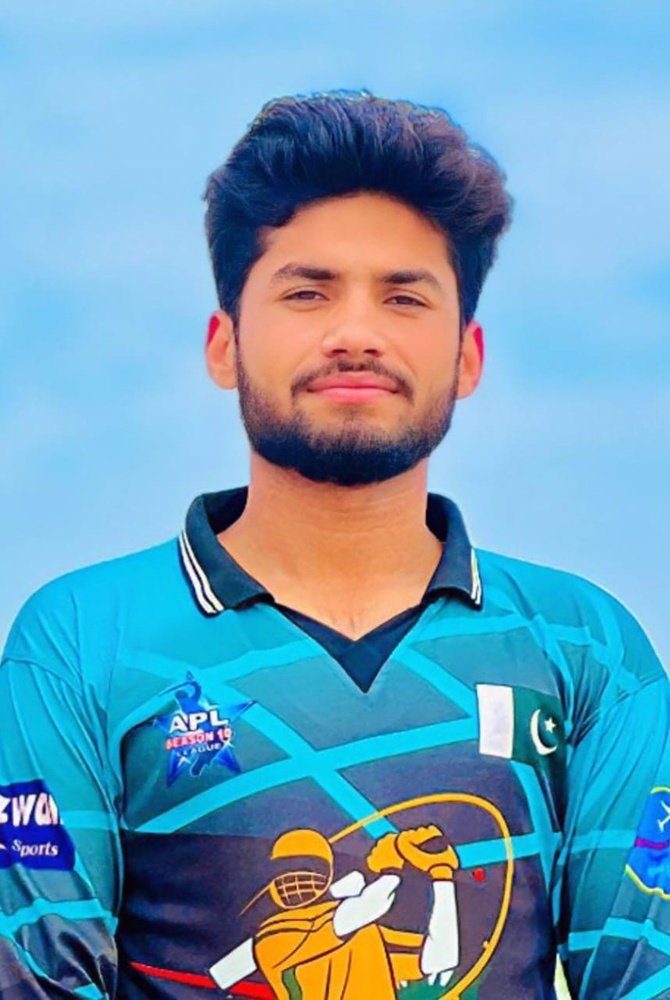
#> input picture Be Comfortable With Images/img1.jpg, 670 x 1000 px, shrunk from 858 x 1280 before the run
$ jupyter execute Swap_Image_Channels.ipynb
#> lines starting #> are read from the running program, lines starting #| are printed output that depends on the picture
[cell 1]
# Step 1: Read image, show in notebook, and print basic numeric info
import cv2
import matplotlib.pyplot as plt

# replace with your file name or full path if needed
img_path = "img1.jpg"

# read (OpenCV reads as BGR)
img_bgr = cv2.imread(img_path)
#> img_bgr is the input picture: shape (1000, 670, 3); mean B, G, R 183.7, 157.9, 107.9

# safety check
if img_bgr is None:
    raise FileNotFoundError(f"Image not found at: {img_path}  -- check path!")

# basic numeric info
print("type:", type(img_bgr))
#| type: <class 'numpy.ndarray'>
print("shape (H, W, C):", img_bgr.shape)   # e.g. (480, 640, 3)
#| shape (H, W, C): (1000, 670, 3)
print("dtype:", img_bgr.dtype)             # usually uint8
#| dtype: uint8
print("min/max pixel value:", img_bgr.min(),"/", img_bgr.max())
#| min/max pixel value: 0 / 255

# convert to RGB for matplotlib display (so colors are correct)
img_rgb = cv2.cvtColor(img_bgr, cv2.COLOR_BGR2RGB)
img_grey = cv2.cvtColor(img_bgr, cv2.COLOR_RGB2GRAY)
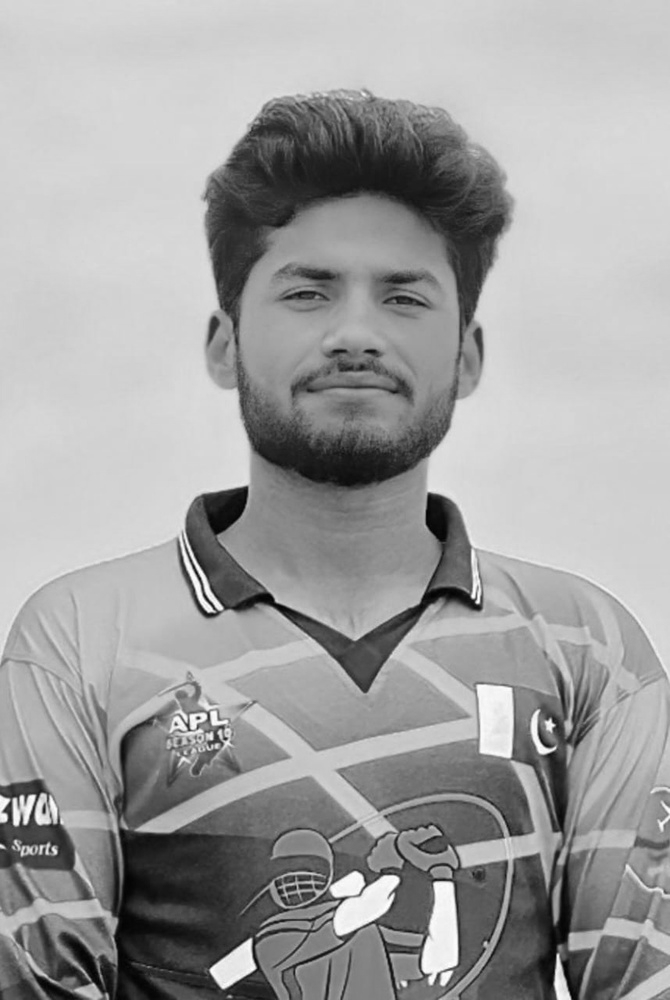
#> img_grey: shape (1000, 670); min 0, max 255, mean 159.9
# display
plt.figure(figsize=(8,6))
plt.imshow(img_bgr)
plt.axis('off')
plt.title(f"{img_path}  — shape: {img_bgr.shape}")
plt.show()

[cell 2]
plt.imshow(img_rgb)
plt.axis('off')

[cell 3]
plt.imshow(img_grey)
plt.axis('off')

[cell 4]
img_RGBA = cv2.cvtColor(img_grey, cv2.COLOR_GRAY2RGBA)
# Grayscale image ka format
# Shape: (H, W) — 3rd dimension (channels) hota hi nahi
# Har pixel: ek single number (0–255 range)
# 0 → pure black
# 255 → pure white
# beech ka koi bhi value → grey ka koi shade

[cell 5]
plt.imshow(img_RGBA)
plt.axis('off')

[cell 6]
import numpy as np
pixel = np.array([0, 0, 100, 255])  # RGBA format
plt.imshow(pixel.reshape(1, 1, 4))  # reshape to 1x1 pixel
plt.axis('off')
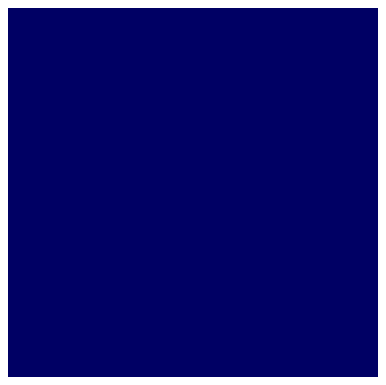
#> figure drawn by matplotlib, 1 panel
